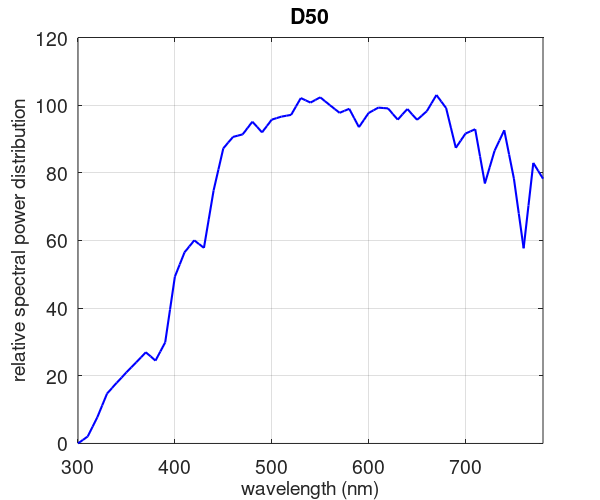

Recreate this plot in MATLAB.
% ***********************************************************************
% d50.m
% ***********************************************************************
%
% Data description:
% Relative spectral power distribution of a D50 illuminant
%
% Prepared by: T. Francis Chen on April 2015
%
% ***********************************************************************
%
% Original data source:
%     R. W. G. Hunt. Measuring Colour, 2nd ed.
%     Ellis Horwood Limited, Chichester, 1991.
%
% ***********************************************************************
data = [ ...
  300.0	0.019
	305.0	1.035
	310.0	2.051
	315.0	4.914
	320.0	7.778
	325.0	11.263
	330.0	14.748
	335.0	16.348
	340.0	17.948
	345.0	19.479
	350.0	21.010
	355.0	22.476
	360.0	23.942
	365.0	25.451
	370.0	26.961
	375.0	25.724
	380.0	24.488
	385.0	27.179
	390.0	29.871
	395.0	39.589
	400.0	49.308
	405.0	52.910
	410.0	56.513
	415.0	58.273
	420.0	60.034
	425.0	58.926
	430.0	57.818
	435.0	66.321
	440.0	74.825
	445.0	81.036
	450.0	87.247
	455.0	88.930
	460.0	90.612
	465.0	90.990
	470.0	91.368
	475.0	93.238
	480.0	95.109
	485.0	93.536
	490.0	91.963
	495.0	93.843
	500.0	95.724
	505.0	96.169
	510.0	96.613
	515.0	96.871
	520.0	97.129
	525.0	99.614
	530.0	102.099
	535.0	101.427
	540.0	100.755
	545.0	101.536
	550.0	102.317
	555.0	101.159
	560.0	100.000
	565.0	98.868
	570.0	97.735
	575.0	98.327
	580.0	98.918
	585.0	96.208
	590.0	93.499
	595.0	95.593
	600.0	97.688
	605.0	98.478
	610.0	99.269
	615.0	99.155
	620.0	99.042
	625.0	97.382
	630.0	95.722
	635.0	97.290
	640.0	98.857
	645.0	97.262
	650.0	95.667
	655.0	96.929
	660.0	98.190
	665.0	100.597
	670.0	103.003
	675.0	101.068
	680.0	99.133
	685.0	93.257
	690.0	87.381
	695.0	89.492
	700.0	91.604
	705.0	92.246
	710.0	92.889
	715.0	84.872
	720.0	76.854
	725.0	81.683
	730.0	86.511
	735.0	89.546
	740.0	92.580
	745.0	85.405
	750.0	78.230
	755.0	67.961
	760.0	57.692
	765.0	70.307
	770.0	82.923
	775.0	80.599
	780.0	78.274];

fid=fopen('d50.txt','wb');
for i=1:length(data)
    fprintf(fid,'%d  %3.4f \n',data(i,1),data(i,2));
end
fclose(fid);

plot(data(:,1), data(:,2), 'b', 'linewidth',1.5);
title('D50','FontSize',14);
set(gca,'FontSize',14);
ylabel('relative spectral power distribution','fontsize',14);
xlabel('wavelength (nm)','fontsize',14);
axis([300 780 0 120]);
set(gcf,'PaperUnits','inches','PaperPosition',[0 0 6 5]);
grid on;

pause;
print -dpng d50.png -r100
close;
